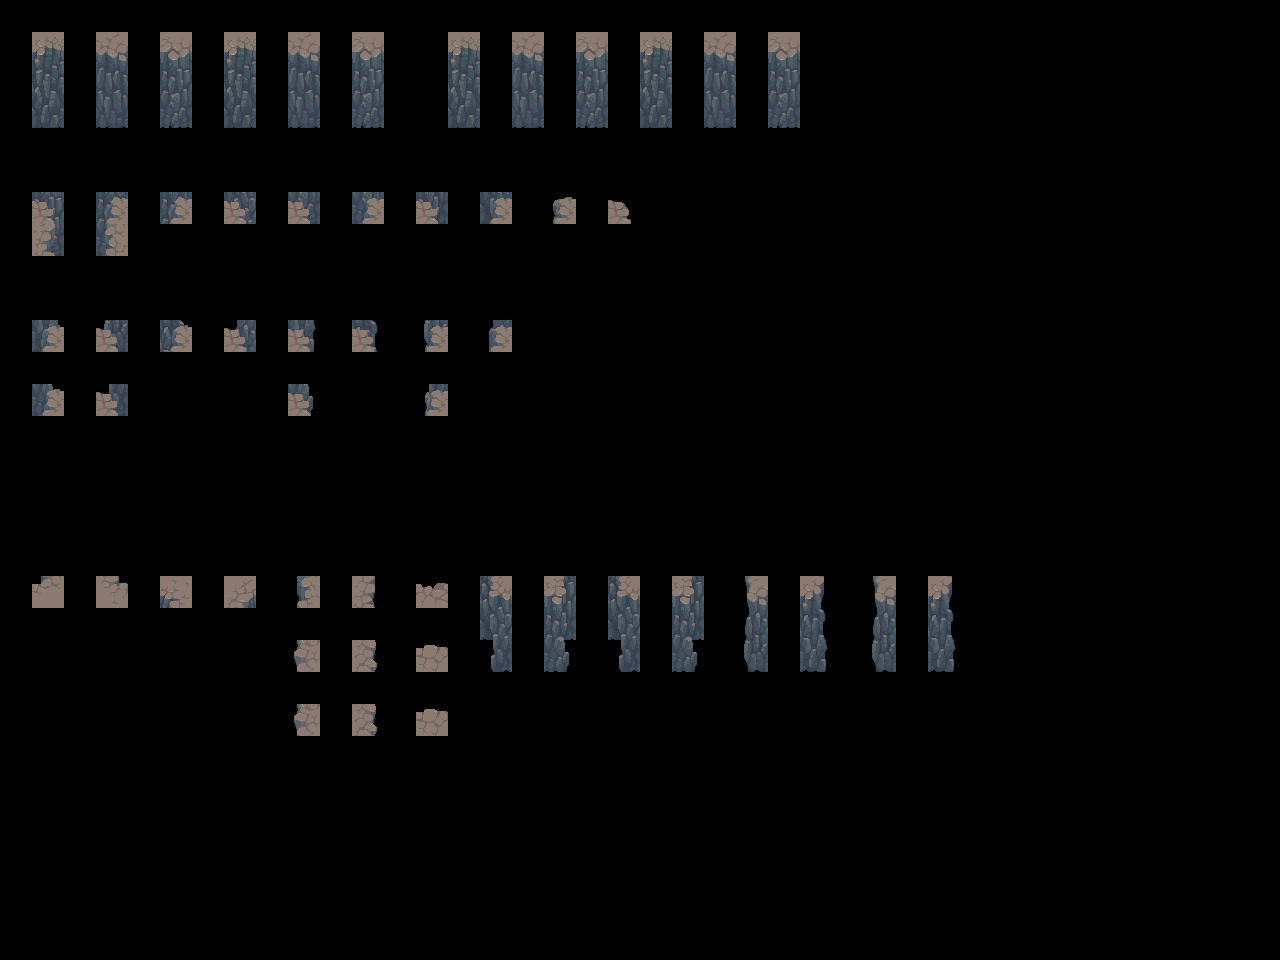

This is a level from a 2D game, rendered from its Tiled map with the project's own tilesets. A one-line summary and the complete map file follow:
An orthogonal 40x30 tile map with 32x32 px tiles, 2 tile layers (input_walls, output_walls) and 5 objects.

<map version="1.10" tiledversion="1.11.2" orientation="orthogonal" renderorder="right-down" width="40" height="30" tilewidth="32" tileheight="32" infinite="0" nextlayerid="4" nextobjectid="7">
 <properties>
  <property name="MatchInOrder" type="bool" value="true" />
 </properties>
 <tileset firstgid="1" source="../Tilesets/Highlands-Tileset - platform-raw-3tiles tall.tsx" />
 <layer id="1" name="input_walls" width="40" height="30" opacity="0.83">
  <data encoding="csv">
0,0,0,0,0,0,0,0,0,0,0,0,0,0,0,0,0,0,0,0,0,0,0,0,0,0,0,0,0,0,0,0,0,0,0,0,0,0,0,0,
0,67,0,67,0,67,0,67,0,67,0,67,0,0,67,0,67,0,67,0,67,0,67,0,67,0,0,0,0,0,0,0,0,0,0,0,0,0,0,0,
0,83,0,83,0,83,0,83,0,83,0,83,0,0,83,0,83,0,83,0,83,0,83,0,83,0,0,0,0,0,0,0,0,0,0,0,0,0,0,0,
0,99,0,99,0,99,0,99,0,99,0,99,0,0,99,0,99,0,99,0,99,0,99,0,99,0,0,0,0,0,0,0,0,0,0,0,0,0,0,0,
0,0,0,0,0,0,0,0,0,0,0,0,0,0,0,0,0,0,0,0,0,0,0,0,0,0,0,0,0,0,0,0,0,0,0,0,0,0,0,0,
0,0,0,0,0,0,0,0,0,0,0,0,0,0,0,0,0,0,0,0,0,0,0,0,0,0,0,0,0,0,0,0,0,0,0,0,0,0,0,0,
0,6,0,8,0,12,0,44,0,38,0,40,0,58,0,74,0,17,0,21,0,0,0,0,0,0,0,0,0,0,0,0,0,0,0,0,0,0,0,0,
0,22,0,24,0,0,0,0,0,0,0,0,0,0,0,0,0,0,0,0,0,0,0,0,0,0,0,0,0,0,0,0,0,0,0,0,0,0,0,0,
0,0,0,0,0,0,0,0,0,0,0,0,0,0,0,0,0,0,0,0,0,0,0,0,0,0,0,0,0,0,0,0,0,0,0,0,0,0,0,0,
0,0,0,0,0,0,0,0,0,0,0,0,0,0,0,0,0,0,0,0,0,0,0,0,0,0,0,0,0,0,0,0,0,0,0,0,0,0,0,0,
0,76,0,108,0,109,0,125,0,102,0,118,0,104,0,120,0,0,0,0,0,0,0,0,0,0,0,0,0,0,0,0,0,0,0,0,0,0,0,0,
0,0,0,0,0,0,0,0,0,0,0,0,0,0,0,0,0,0,0,0,0,0,0,0,0,0,0,0,0,0,0,0,0,0,0,0,0,0,0,0,
0,30,0,29,0,0,0,0,0,13,0,0,0,15,0,0,0,0,0,0,0,0,0,0,0,0,0,0,0,0,0,0,0,0,0,0,0,0,0,0,
0,0,0,0,0,0,0,0,0,0,0,0,0,0,0,0,0,0,0,0,0,0,0,0,0,0,0,0,0,0,0,0,0,0,0,0,0,0,0,0,
0,0,0,0,0,0,0,0,0,0,0,0,0,0,0,0,0,0,0,0,0,0,0,0,0,0,0,0,0,0,0,0,0,0,0,0,0,0,0,0,
0,0,0,0,0,0,0,0,0,0,0,0,0,0,0,0,0,0,0,0,0,0,0,0,0,0,0,0,0,0,0,0,0,0,0,0,0,0,0,0,
0,0,0,0,0,0,0,0,0,0,0,0,0,0,0,0,0,0,0,0,0,0,0,0,0,0,0,0,0,0,0,0,0,0,0,0,0,0,0,0,
0,0,0,0,0,0,0,0,0,0,0,0,0,0,0,0,0,0,0,0,0,0,0,0,0,0,0,0,0,0,0,0,0,0,0,0,0,0,0,0,
0,18,0,20,0,50,0,52,0,33,0,37,0,3,0,66,0,68,0,66,0,68,0,49,0,53,0,49,0,53,0,0,0,0,0,0,0,0,0,0,
0,0,0,0,0,0,0,0,0,0,0,0,0,0,0,82,0,84,0,82,0,84,0,65,0,69,0,65,0,69,0,0,0,0,0,0,0,0,0,0,
0,0,0,0,0,0,0,0,0,33,0,37,0,3,0,98,0,100,0,98,0,100,0,81,0,85,0,81,0,85,0,0,0,0,0,0,0,0,0,0,
0,0,0,0,0,0,0,0,0,0,0,0,0,0,0,0,0,0,0,0,0,0,0,0,0,0,0,0,0,0,0,0,0,0,0,0,0,0,0,0,
0,0,0,0,0,0,0,0,0,33,0,37,0,3,0,0,0,0,0,0,0,0,0,0,0,0,0,0,0,0,0,0,0,0,0,0,0,0,0,0,
0,0,0,0,0,0,0,0,0,0,0,0,0,0,0,0,0,0,0,0,0,0,0,0,0,0,0,0,0,0,0,0,0,0,0,0,0,0,0,0,
0,0,0,0,0,0,0,0,0,0,0,0,0,0,0,0,0,0,0,0,0,0,0,0,0,0,0,0,0,0,0,0,0,0,0,0,0,0,0,0,
0,0,0,0,0,0,0,0,0,0,0,0,0,0,0,0,0,0,0,0,0,0,0,0,0,0,0,0,0,0,0,0,0,0,0,0,0,0,0,0,
0,0,0,0,0,0,0,0,0,0,0,0,0,0,0,0,0,0,0,0,0,0,0,0,0,0,0,0,0,0,0,0,0,0,0,0,0,0,0,0,
0,0,0,0,0,0,0,0,0,0,0,0,0,0,0,0,0,0,0,0,0,0,0,0,0,0,0,0,0,0,0,0,0,0,0,0,0,0,0,0,
0,0,0,0,0,0,0,0,0,0,0,0,0,0,0,0,0,0,0,0,0,0,0,0,0,0,0,0,0,0,0,0,0,0,0,0,0,0,0,0,
0,0,0,0,0,0,0,0,0,0,0,0,0,0,0,0,0,0,0,0,0,0,0,0,0,0,0,0,0,0,0,0,0,0,0,0,0,0,0,0
</data>
 </layer>
 <layer id="2" name="output_walls" width="40" height="30">
  <data encoding="csv">
0,0,0,0,0,0,0,0,0,0,0,0,0,0,0,0,0,0,0,0,0,0,0,0,0,0,0,0,0,0,0,0,0,0,0,0,0,0,0,0,
0,145,0,146,0,147,0,148,0,149,0,150,0,0,152,0,153,0,154,0,155,0,156,0,157,0,0,0,0,0,0,0,0,0,0,0,0,0,0,0,
0,161,0,162,0,163,0,164,0,165,0,166,0,0,168,0,169,0,170,0,171,0,172,0,173,0,0,0,0,0,0,0,0,0,0,0,0,0,0,0,
0,177,0,178,0,179,0,180,0,181,0,182,0,0,184,0,185,0,186,0,187,0,188,0,189,0,0,0,0,0,0,0,0,0,0,0,0,0,0,0,
0,0,0,0,0,0,0,0,0,0,0,0,0,0,0,0,0,0,0,0,0,0,0,0,0,0,0,0,0,0,0,0,0,0,0,0,0,0,0,0,
0,0,0,0,0,0,0,0,0,0,0,0,0,0,0,0,0,0,0,0,0,0,0,0,0,0,0,0,0,0,0,0,0,0,0,0,0,0,0,0,
0,7,0,9,0,28,0,60,0,39,0,41,0,59,0,75,0,2,0,4,0,0,0,0,0,0,0,0,0,0,0,0,0,0,0,0,0,0,0,0,
0,23,0,25,0,0,0,0,0,0,0,0,0,0,0,0,0,0,0,0,0,0,0,0,0,0,0,0,0,0,0,0,0,0,0,0,0,0,0,0,
0,0,0,0,0,0,0,0,0,0,0,0,0,0,0,0,0,0,0,0,0,0,0,0,0,0,0,0,0,0,0,0,0,0,0,0,0,0,0,0,
0,0,0,0,0,0,0,0,0,0,0,0,0,0,0,0,0,0,0,0,0,0,0,0,0,0,0,0,0,0,0,0,0,0,0,0,0,0,0,0,
0,92,0,124,0,110,0,126,0,103,0,119,0,105,0,121,0,0,0,0,0,0,0,0,0,0,0,0,0,0,0,0,0,0,0,0,0,0,0,0,
0,0,0,0,0,0,0,0,0,0,0,0,0,0,0,0,0,0,0,0,0,0,0,0,0,0,0,0,0,0,0,0,0,0,0,0,0,0,0,0,
0,46,0,45,0,0,0,0,0,14,0,0,0,16,0,0,0,0,0,0,0,0,0,0,0,0,0,0,0,0,0,0,0,0,0,0,0,0,0,0,
0,0,0,0,0,0,0,0,0,0,0,0,0,0,0,0,0,0,0,0,0,0,0,0,0,0,0,0,0,0,0,0,0,0,0,0,0,0,0,0,
0,0,0,0,0,0,0,0,0,0,0,0,0,0,0,0,0,0,0,0,0,0,0,0,0,0,0,0,0,0,0,0,0,0,0,0,0,0,0,0,
0,0,0,0,0,0,0,0,0,0,0,0,0,0,0,0,0,0,0,0,0,0,0,0,0,0,0,0,0,0,0,0,0,0,0,0,0,0,0,0,
0,0,0,0,0,0,0,0,0,0,0,0,0,0,0,0,0,0,0,0,0,0,0,0,0,0,0,0,0,0,0,0,0,0,0,0,0,0,0,0,
0,0,0,0,0,0,0,0,0,0,0,0,0,0,0,0,0,0,0,0,0,0,0,0,0,0,0,0,0,0,0,0,0,0,0,0,0,0,0,0,
0,193,0,194,0,209,0,210,0,195,0,196,0,197,0,198,0,199,0,200,0,201,0,202,0,203,0,204,0,205,0,0,0,0,0,0,0,0,0,0,
0,0,0,0,0,0,0,0,0,0,0,0,0,0,0,214,0,215,0,216,0,217,0,218,0,219,0,220,0,221,0,0,0,0,0,0,0,0,0,0,
0,0,0,0,0,0,0,0,0,211,0,212,0,213,0,230,0,231,0,232,0,233,0,234,0,235,0,236,0,237,0,0,0,0,0,0,0,0,0,0,
0,0,0,0,0,0,0,0,0,0,0,0,0,0,0,0,0,0,0,0,0,0,0,0,0,0,0,0,0,0,0,0,0,0,0,0,0,0,0,0,
0,0,0,0,0,0,0,0,0,227,0,228,0,229,0,0,0,0,0,0,0,0,0,0,0,0,0,0,0,0,0,0,0,0,0,0,0,0,0,0,
0,0,0,0,0,0,0,0,0,0,0,0,0,0,0,0,0,0,0,0,0,0,0,0,0,0,0,0,0,0,0,0,0,0,0,0,0,0,0,0,
0,0,0,0,0,0,0,0,0,0,0,0,0,0,0,0,0,0,0,0,0,0,0,0,0,0,0,0,0,0,0,0,0,0,0,0,0,0,0,0,
0,0,0,0,0,0,0,0,0,0,0,0,0,0,0,0,0,0,0,0,0,0,0,0,0,0,0,0,0,0,0,0,0,0,0,0,0,0,0,0,
0,0,0,0,0,0,0,0,0,0,0,0,0,0,0,0,0,0,0,0,0,0,0,0,0,0,0,0,0,0,0,0,0,0,0,0,0,0,0,0,
0,0,0,0,0,0,0,0,0,0,0,0,0,0,0,0,0,0,0,0,0,0,0,0,0,0,0,0,0,0,0,0,0,0,0,0,0,0,0,0,
0,0,0,0,0,0,0,0,0,0,0,0,0,0,0,0,0,0,0,0,0,0,0,0,0,0,0,0,0,0,0,0,0,0,0,0,0,0,0,0,
0,0,0,0,0,0,0,0,0,0,0,0,0,0,0,0,0,0,0,0,0,0,0,0,0,0,0,0,0,0,0,0,0,0,0,0,0,0,0,0
</data>
 </layer>
 <objectgroup id="3" name="rule_options" offsetx="-10.6667" offsety="-16.6667">
  <object id="1" x="22" y="28" width="131" height="124.667">
   <properties>
    <property name="Disabled" type="bool" value="false" />
    <property name="Probability" type="float" value="0.4" />
   </properties>
  </object>
  <object id="2" x="28" y="180.667" width="917.333" height="320">
   <properties>
    <property name="Disabled" type="bool" value="false" />
    <property name="Probability" type="float" value="0.25" />
   </properties>
  </object>
  <object id="4" x="29.6667" y="568.333" width="955" height="205">
   <properties>
    <property name="Probability" type="float" value="0.25" />
   </properties>
  </object>
  <object id="5" x="448.667" y="28.6667" width="497" height="129">
   <properties>
    <property name="Probability" type="float" value="0.15" />
   </properties>
  </object>
  <object id="6" x="162.667" y="29" width="243.333" height="123.667">
   <properties>
    <property name="Probability" type="float" value="0.25" />
   </properties>
  </object>
 </objectgroup>
</map>
